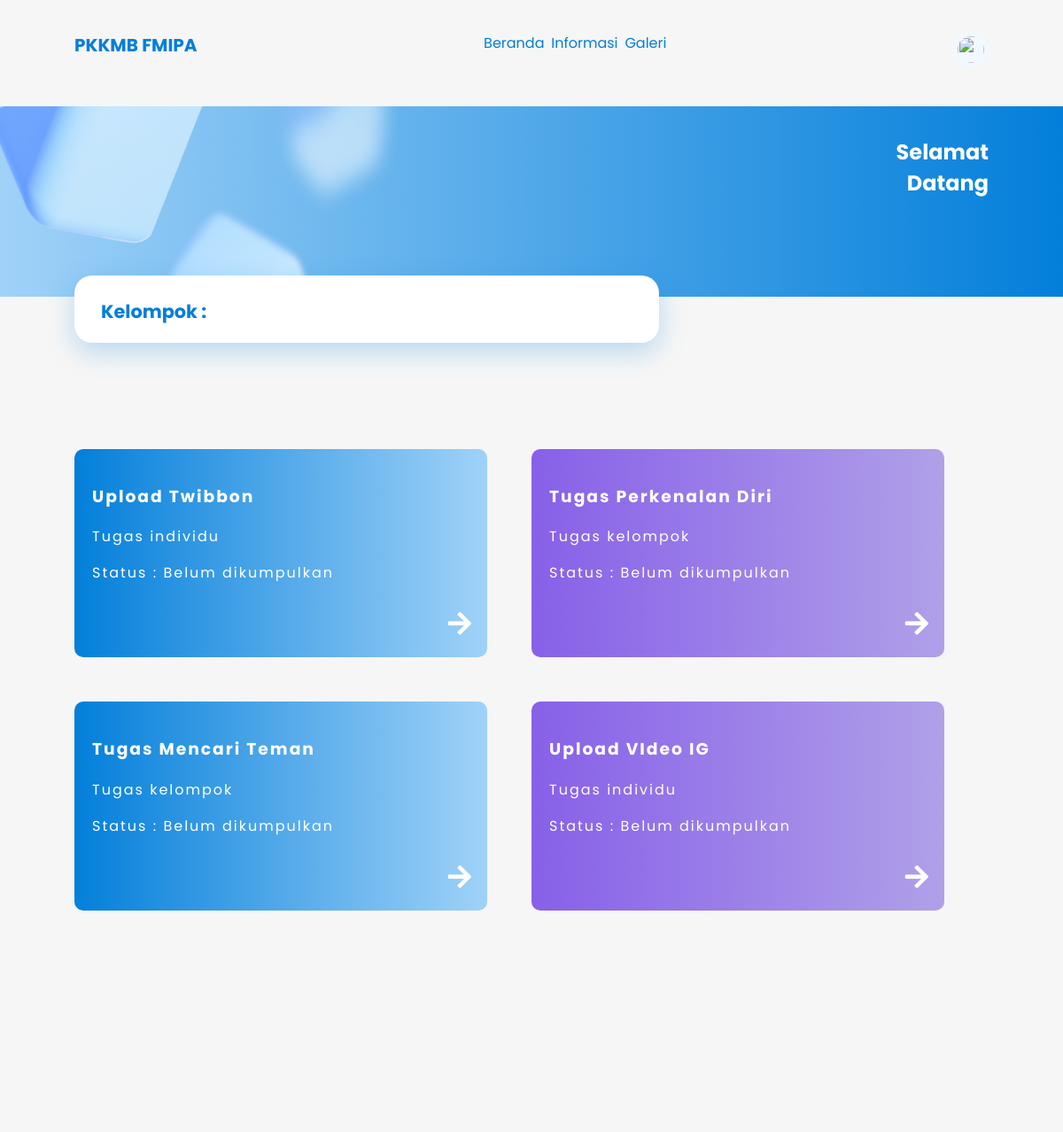
The app's page /index.php/penugasan (upper part), older data.
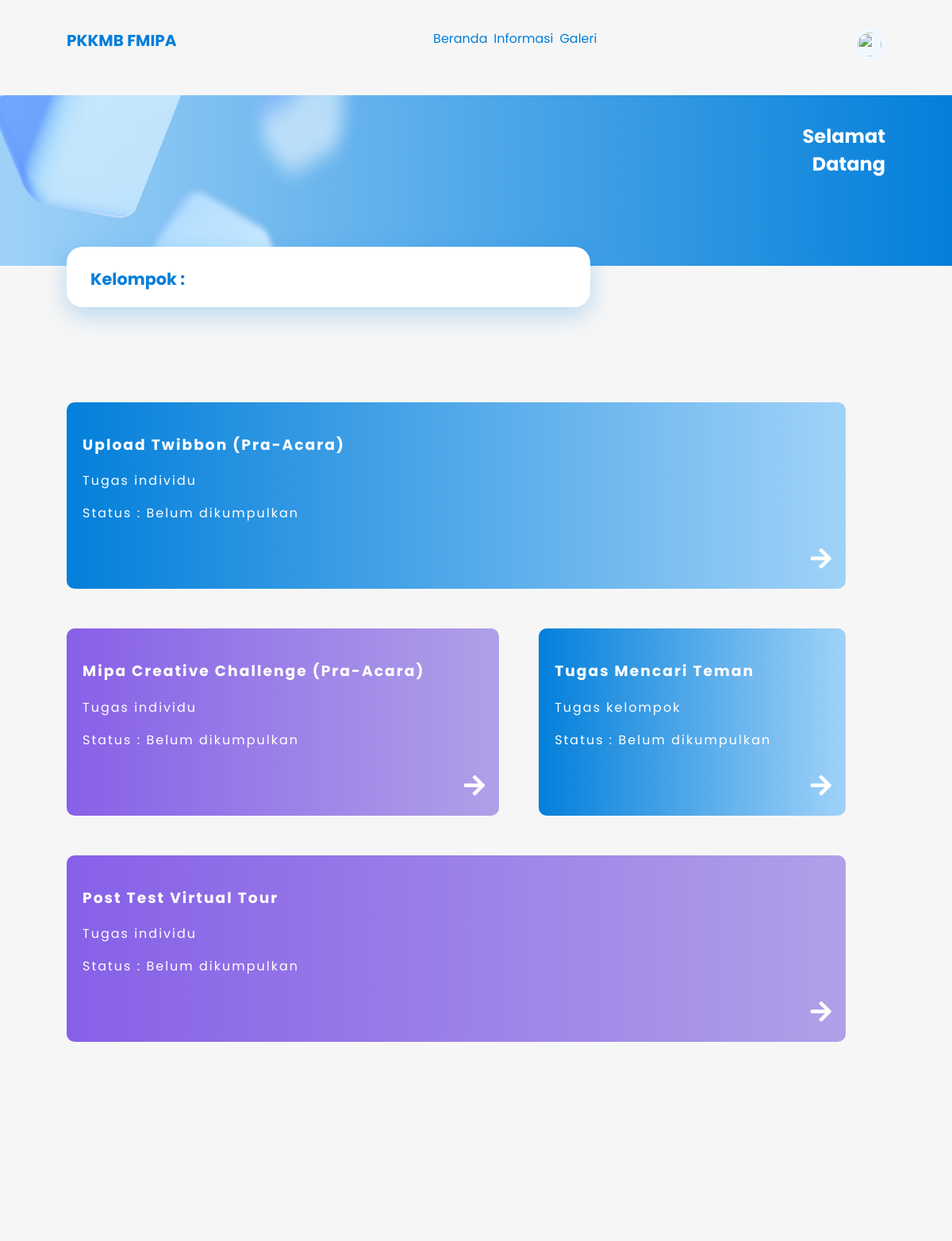
The same page, newer data.
### tables this page shows
CREATE TABLE `folder` (
  `id` int(3) NOT NULL,
  `jenis` varchar(10) NOT NULL,
  `nama_folder` varchar(50) NOT NULL,
  `folder_id` varchar(50) NOT NULL,
  `deskripsi` varchar(2000) NOT NULL,
  `link_cont` varchar(1000) NOT NULL,
  `keterangan` varchar(1000) NOT NULL
);

### application/controllers/Penugasan.php (called while the page is built, shortened)
<?php
	class Penugasan extends CI_Controller {
		public function __construct()
    {
        $this->load->model('kelompok_model');
		$this->load->model('folderidmodel');
		$this->load->library('session');
		$this->load->library('form_validation');
    }
		public function index(){
			$user_id = $this ->session->userdata('user_id');
			$data['noKelompok'] = $this->kelompok_model->getKelompok($user_id);
        	$data['title']="List Penugasan";
			$data['tugas'] = $this->folderidmodel->getTable('folder');
			$this->load->view('head',$data);
			$this->load->view('navbar2',$data);
	        $this->load->view('list-penugasan',$data);
	        $this->load->view('footer');
	        $this->load->view('js');
		}
	}
?>

### index.php (called while the page is built, shortened)
<?php
require_once BASEPATH.'core/CodeIgniter.php';

### application/models/FolderIdModel.php (called while the page is built, shortened)
<?php
	class FolderIdModel extends CI_Model {
		public function getTable($table){
			$sql = "SELECT * FROM $table";
			$data = $this->db->query($sql);
			return $data->result_array();
		}
	}
?>

### application/views/list-penugasan.php (the view, shortened to what this page needs)
<div id="penugasan">
	<div id="selamat-datang">
		<div>
			<img src="<?=base_url()?>/assets/POTO/selamat-datang-kotak.png">
		</div>
		<div>
			<h1>Selamat Datang</h1>
		</div>
   </div>
   <div id="kelompok">
		<h1>Kelompok : <?=$noKelompok->kelompok?></h1>
   </div>
   <div id="list-tugas">
		<?php
		$no= 0;
	   		foreach($tugas as $row){
	   			$no+=1;
	   			if($no % 2 == 0){
	   				$type=1;
	   			}else{
	   				$type=2;
	   			}
	   	?>
	   		<div class="tugas tugas-<?=$type?>">
	   			<h3><?=$row['nama_folder']?></h3>
	   			<p>Tugas <?=$row['jenis']?></p>
	   			<p>Status : Belum dikumpulkan</p>
	   			<div class="icon-arrow">
			   </div>
	   		</div>
		<?php
			}
		?>
   </div>
</div>

### application/views/head.php (shortened to what this page needs)
<!DOCTYPE html>
<html lang="en">
<head>
    <link rel="stylesheet" href="<?= base_url('assets/style.css')?>">
    <link rel="stylesheet" href="<?= base_url('assets/mobile-style.css')?>">
    <link rel="stylesheet" href="<?= base_url('assets/CSS/swiper-bundle.min.css')?>"/>
    <link rel="stylesheet" href="https://pro.fontawesome.com/releases/v5.10.0/css/all.css"/>
</head>

### application/views/navbar2.php (shortened to what this page needs)
<body>
    <nav id="Topnav" class="topnav">
        <div class="logo" id="logotugas">
            <li>PKKMB FMIPA</li>
        </div>
        <?php if(isset($login_button) AND !isset($_SESSION['user_data'])){?>
        <div class="li-menu">
            <li class="li-nav"><a href="<?= site_url('beranda')?>" <?php if($this->uri->segment(1)=="beranda"){echo 'class="active"';}?> >Beranda</a></li>
            <li class="li-nav"><a href="<?= site_url('informasi')?>" <?php if($this->uri->segment(1)=="informasi"){echo 'class="active"';}?>>Informasi</a></li>
            <li class="li-nav"><a href="#">Galeri</a></li>
        </div>
        <div class="button" id="btn-tugas">
            <?php echo $login_button; ?>
        </div>
        <?php }else{
            $user_data = $this->session->userdata('user_data');
            ?>
        <div class="li-menu">
            <li class="li-nav"><a href="<?= site_url('beranda/loggedIn')?>" <?php if($this->uri->segment(1)=="beranda"){echo 'class="active"';}?> >Beranda</a></li>
            <li class="li-nav"><a href="<?= site_url('informasi')?>" <?php if($this->uri->segment(1)=="informasi"){echo 'class="active"';}?>>Informasi</a></li>
            <li class="li-nav"><a href="#">Galeri</a></li>
        </div>
            <div>
                <div class="button" id="logged-in">
                    <p class="masuk">
                        <img src="<?=$user_data['profile_picture']?>" class="img-circle"/>
                    </p>
                </div>
            </div>
        <?php }?>
    </nav>

### assets/style.css (style rules this page uses)
body { margin: 0; padding: 0; font-family: 'Poppins', sans-serif; background-color: #F6F6F6; overflow-x: hidden; }
a { text-decoration: none; }
nav { padding: 3% 7%; height: 6vh; display: flex; justify-content:space-between; }
nav .logo { list-style: none; font-size: 20px; font-weight: 700; color: white; cursor: pointer; display: flex; }
nav .li-menu { width: 20%; color: #027EDA; display: flex; justify-content:space-between; }
nav .li-menu li { display: inline; }
nav .li-menu li a { cursor: pointer; text-decoration: none; color: #027EDA; }
#logotugas { color: #027EDA; }
.topnav .button { width: 10%; text-align: center; background-color: #F2F8FF; border-radius: 10px; box-shadow: 21px 17px 40px 1px rgba(125, 93, 235, 0.51); cursor: pointer; }
#logged-in { width: 40px; text-align: center; background-color: #F2F8FF; border-radius: 100%; cursor: pointer; height: 40px; margin: auto; }
#logged-in.button { box-shadow: none; }
#logged-in p { margin-top: 0; }
.img-circle { border-radius: 100%; width: 30px; height: 30px; margin-top: 5px; }
#penugasan { color: #FFFFFF; overflow: hidden; }
#penugasan #selamat-datang { background-image: linear-gradient(to left, #037FDA, #A0D2F8); justify-content: space-between; display: flex; height: 215px; width: 100%; text-align: right; }
#penugasan #selamat-datang div:first-child, img { height: inherit; width: inherit; }
#penugasan #selamat-datang div:last-child { padding: 1.5% 7% 0 0; }
#penugasan #selamat-datang div:last-child h1 { font-size: 1.5em; }
#penugasan #kelompok { padding: 10px 0px; border-radius: 20px; color: #027EDA; background-color: #FFFFFF; margin: -2% 0 0 7%; padding: 20px 30px 20px 30px; width: 50%; box-shadow: 0px 10px 30px rgba(15, 133, 221, 0.27); position: relative; }
#penugasan #kelompok h1 { margin: 5px 15px 0 0; font-size: 1.3em; }
#penugasan #list-tugas { margin: 10% 7% 10% 7%; margin-bottom: 400px; display: flex; flex-wrap: wrap; }
#penugasan .tugas { background-image: linear-gradient(to right,#037FDA, #A0D2F8); padding: 20px; padding-right: 75px; display: inline-block; border-radius: 10px; margin-right: 50px; margin-bottom: 50px; letter-spacing: 2px; flex-grow: 4; }
#penugasan .tugas-1 { background-image: linear-gradient(to right,#8760E8, #B0A0E8); }
#penugasan .tugas-2 { background-image: linear-gradient(to right,#037FDA, #A0D2F8); }
#penugasan .tugas .icon-arrow { margin-top: 30px; text-align: right; }

Row changes from the older to the newer data that the page shows:
removed folder: nama_folder "Tugas Perkenalan Diri", jenis "kelompok"
removed folder: nama_folder "Upload VIdeo IG", jenis "individu"
changed folder: nama_folder "Upload Twibbon" → "Upload Twibbon (Pra-Acara)"
added folder: nama_folder "Mipa Creative Challenge (Pra-Acara)", jenis "individu"
added folder: nama_folder "Post Test Virtual Tour", jenis "individu"
